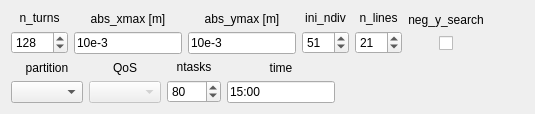
          <widget class="QWidget" name="tab_4">
           <attribute name="title">
            <string>Test</string>
           </attribute>
           <layout class="QVBoxLayout" name="verticalLayout_157">
            <item>
             <layout class="QHBoxLayout" name="horizontalLayout_36">
              <item>
               <layout class="QVBoxLayout" name="verticalLayout_20">
                <item>
                 <widget class="QLabel" name="label_31">
                  <property name="text">
                   <string>n_turns</string>
                  </property>
                  <property name="alignment">
                   <set>Qt::AlignCenter</set>
                  </property>
                 </widget>
                </item>
                <item>
                 <widget class="QSpinBox" name="spinBox_n_turns_xy_aper_test">
                  <property name="maximumSize">
                   <size>
                    <width>57</width>
                    <height>16777215</height>
                   </size>
                  </property>
                  <property name="minimum">
                   <number>3</number>
                  </property>
                  <property name="maximum">
                   <number>10000</number>
                  </property>
                  <property name="value">
                   <number>128</number>
                  </property>
                 </widget>
                </item>
               </layout>
              </item>
              <item>
               <layout class="QVBoxLayout" name="verticalLayout_21">
                <item>
                 <widget class="QLabel" name="label_30">
                  <property name="text">
                   <string>abs_xmax [m]</string>
                  </property>
                  <property name="alignment">
                   <set>Qt::AlignCenter</set>
                  </property>
                 </widget>
                </item>
                <item>
                 <widget class="QLineEdit" name="lineEdit_abs_xmax_xy_aper_test">
                  <property name="sizePolicy">
                   <sizepolicy hsizetype="Preferred" vsizetype="Fixed">
                    <horstretch>0</horstretch>
                    <verstretch>0</verstretch>
                   </sizepolicy>
                  </property>
                  <property name="text">
                   <string>10e-3</string>
                  </property>
                 </widget>
                </item>
               </layout>
              </item>
              <item>
               <layout class="QVBoxLayout" name="verticalLayout_28">
                <item>
                 <widget class="QLabel" name="label_33">
                  <property name="text">
                   <string>abs_ymax [m]</string>
                  </property>
                  <property name="alignment">
                   <set>Qt::AlignCenter</set>
                  </property>
                 </widget>
                </item>
                <item>
                 <widget class="QLineEdit" name="lineEdit_abs_ymax_xy_aper_test">
                  <property name="sizePolicy">
                   <sizepolicy hsizetype="Preferred" vsizetype="Fixed">
                    <horstretch>0</horstretch>
                    <verstretch>0</verstretch>
                   </sizepolicy>
                  </property>
                  <property name="text">
                   <string>10e-3</string>
                  </property>
                 </widget>
                </item>
               </layout>
              </item>
              <item>
               <layout class="QVBoxLayout" name="verticalLayout_29">
                <item>
                 <widget class="QLabel" name="label_29">
                  <property name="text">
                   <string>ini_ndiv</string>
                  </property>
                  <property name="alignment">
                   <set>Qt::AlignCenter</set>
                  </property>
                 </widget>
                </item>
                <item>
                 <widget class="QSpinBox" name="spinBox_ini_ndiv_xy_aper_test">
                  <property name="sizePolicy">
                   <sizepolicy hsizetype="Preferred" vsizetype="Fixed">
                    <horstretch>0</horstretch>
                    <verstretch>0</verstretch>
                   </sizepolicy>
                  </property>
                  <property name="minimum">
                   <number>3</number>
                  </property>
                  <property name="maximum">
                   <number>301</number>
                  </property>
                  <property name="value">
                   <number>51</number>
                  </property>
                 </widget>
                </item>
               </layout>
              </item>
              <item>
               <layout class="QVBoxLayout" name="verticalLayout_30">
                <item>
                 <widget class="QLabel" name="label_32">
                  <property name="text">
                   <string>n_lines</string>
                  </property>
                  <property name="alignment">
                   <set>Qt::AlignCenter</set>
                  </property>
                 </widget>
                </item>
                <item>
                 <widget class="QSpinBox" name="spinBox_n_lines_xy_aper_test">
                  <property name="sizePolicy">
                   <sizepolicy hsizetype="Preferred" vsizetype="Fixed">
                    <horstretch>0</horstretch>
                    <verstretch>0</verstretch>
                   </sizepolicy>
                  </property>
                  <property name="minimum">
                   <number>3</number>
                  </property>
                  <property name="maximum">
                   <number>301</number>
                  </property>
                  <property name="value">
                   <number>21</number>
                  </property>
                 </widget>
                </item>
               </layout>
              </item>
              <item>
               <layout class="QVBoxLayout" name="verticalLayout_34">
                <item>
                 <widget class="QLabel" name="label_69">
                  <property name="text">
                   <string>neg_y_search</string>
                  </property>
                  <property name="alignment">
                   <set>Qt::AlignCenter</set>
                  </property>
                 </widget>
                </item>
                <item>
                 <layout class="QHBoxLayout" name="horizontalLayout_35">
                  <item>
                   <spacer name="horizontalSpacer_28">
                    <property name="orientation">
                     <enum>Qt::Horizontal</enum>
                    </property>
                    <property name="sizeHint" stdset="0">
                     <size>
                      <width>18</width>
                      <height>20</height>
                     </size>
                    </property>
                   </spacer>
                  </item>
                  <item>
                   <widget class="QCheckBox" name="checkBox_neg_y_search_xy_aper_test">
                    <property name="text">
                     <string/>
                    </property>
                   </widget>
                  </item>
                  <item>
                   <spacer name="horizontalSpacer_29">
                    <property name="orientation">
                     <enum>Qt::Horizontal</enum>
                    </property>
                    <property name="sizeHint" stdset="0">
                     <size>
                      <width>18</width>
                      <height>20</height>
                     </size>
                    </property>
                   </spacer>
                  </item>
                 </layout>
                </item>
               </layout>
              </item>
              <item>
               <spacer name="horizontalSpacer_32">
                <property name="orientation">
                 <enum>Qt::Horizontal</enum>
                </property>
                <property name="sizeHint" stdset="0">
                 <size>
                  <width>40</width>
                  <height>20</height>
                 </size>
                </property>
               </spacer>
              </item>
             </layout>
            </item>
            <item>
             <layout class="QHBoxLayout" name="horizontalLayout_37">
              <item>
               <layout class="QVBoxLayout" name="verticalLayout_31">
                <item>
                 <widget class="QLabel" name="label_49">
                  <property name="text">
                   <string>partition</string>
                  </property>
                  <property name="alignment">
                   <set>Qt::AlignCenter</set>
                  </property>
                 </widget>
                </item>
                <item>
                 <widget class="QComboBox" name="comboBox_partition_xy_aper_test">
                  <property name="currentIndex">
                   <number>-1</number>
                  </property>
                 </widget>
                </item>
               </layout>
              </item>
              <item>
               <layout class="QVBoxLayout" name="verticalLayout_35">
                <item>
                 <widget class="QLabel" name="label_51">
                  <property name="text">
                   <string>QoS</string>
                  </property>
                  <property name="alignment">
                   <set>Qt::AlignCenter</set>
                  </property>
                 </widget>
                </item>
                <item>
                 <widget class="QComboBox" name="comboBox_qos_xy_aper_test">
                  <property name="enabled">
                   <bool>false</bool>
                  </property>
                  <property name="currentIndex">
                   <number>-1</number>
                  </property>
                 </widget>
                </item>
               </layout>
              </item>
              <item>
               <layout class="QVBoxLayout" name="verticalLayout_32">
                <item>
                 <widget class="QLabel" name="label_70">
                  <property name="text">
                   <string>ntasks</string>
                  </property>
                  <property name="alignment">
                   <set>Qt::AlignCenter</set>
                  </property>
                 </widget>
                </item>
                <item>
                 <widget class="QSpinBox" name="spinBox_ntasks_xy_aper_test">
                  <property name="sizePolicy">
                   <sizepolicy hsizetype="Preferred" vsizetype="Fixed">
                    <horstretch>0</horstretch>
                    <verstretch>0</verstretch>
                   </sizepolicy>
                  </property>
                  <property name="specialValueText">
                   <string/>
                  </property>
                  <property name="minimum">
                   <number>2</number>
                  </property>
                  <property name="maximum">
                   <number>1000</number>
                  </property>
                  <property name="singleStep">
                   <number>2</number>
                  </property>
                  <property name="value">
                   <number>80</number>
                  </property>
                 </widget>
                </item>
               </layout>
              </item>
              <item>
               <layout class="QVBoxLayout" name="verticalLayout_33">
                <item>
                 <widget class="QLabel" name="label_time_common_3">
                  <property name="text">
                   <string>time</string>
                  </property>
                  <property name="alignment">
                   <set>Qt::AlignCenter</set>
                  </property>
                 </widget>
                </item>
                <item>
                 <widget class="QLineEdit" name="lineEdit_time_xy_aper_test">
                  <property name="sizePolicy">
                   <sizepolicy hsizetype="Preferred" vsizetype="Fixed">
                    <horstretch>0</horstretch>
                    <verstretch>0</verstretch>
                   </sizepolicy>
                  </property>
                  <property name="toolTip">
                   <string>days-hours:minutes:seconds (&quot;days&quot; and &quot;hours&quot; are optional. For example, use &quot;5:00&quot; if you want 5 minutes.) Leave empty if you want to run up to the queue time limit.</string>
                  </property>
                  <property name="text">
                   <string>15:00</string>
                  </property>
                 </widget>
                </item>
               </layout>
              </item>
              <item>
               <spacer name="horizontalSpacer_30">
                <property name="orientation">
                 <enum>Qt::Horizontal</enum>
                </property>
                <property name="sizeHint" stdset="0">
                 <size>
                  <width>40</width>
                  <height>20</height>
                 </size>
                </property>
               </spacer>
              </item>
             </layout>
            </item>
           </layout>
          </widget>
